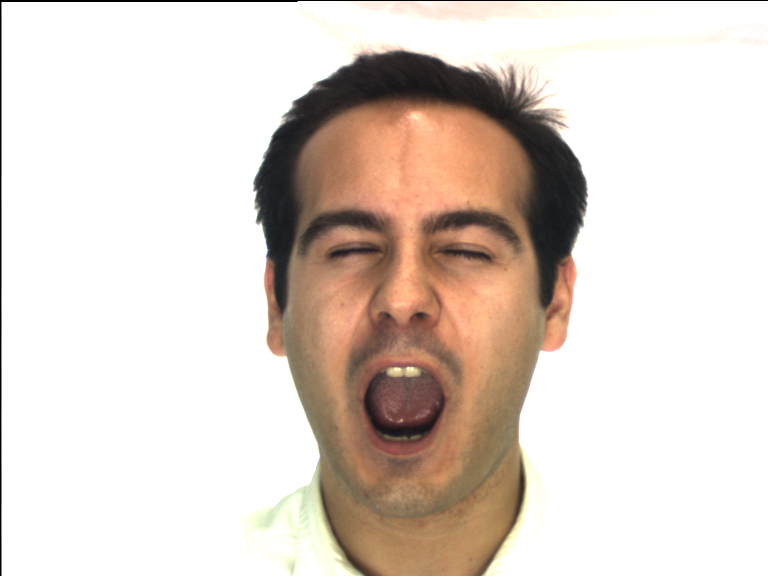
#> input picture Assignment 2/AR_FaceDB/Data_test/m-001-17.bmp, 768 x 576 px, found by its file name; its folder holds only this picture in this run
$ jupyter execute Asgn2_q2.ipynb
#> lines starting #> are read from the running program, lines starting #| are printed output that depends on the picture; after the words box and inside, x2 and y2 are one past the last pixel; in counts of white or black regions, pixels touching at a corner belong together
[cell 1]
import cv2
import os
import numpy as np
import matplotlib.pyplot as plt


face_cascade = cv2.CascadeClassifier('/Users/akarsha/anaconda/lib/python3.6/site-packages/cv2/data/haarcascade_frontalface_default.xml')
eye_cascade = cv2.CascadeClassifier('/Users/akarsha/anaconda/lib/python3.6/site-packages/cv2/data/haarcascade_eye.xml')
smile_cascade = cv2.CascadeClassifier("/Users/akarsha/anaconda/lib/python3.6/site-packages/cv2/data/haarcascade_smile.xml")

[cell 2]
images = os.listdir("Data_test")
def convertToRGB(img):
    return cv2.cvtColor(img, cv2.COLOR_BGR2RGB)
fig, ax = plt.subplots()
for img in images:
    if(img == ".DS_Store"):
        continue
    print("haha")
    imgpath = os.path.join("/Users/akarsha/Downloads/BIOM_ASGN1/Advanced_Biometrics_Assignments/Assignment 2/AR_FaceDB/Data_test",img)
    image = cv2.imread(imgpath)
#> image is the input picture: shape (576, 768, 3); mean B, G, R 203.1, 211.2, 222.6
    #convert the test image to gray image as opencv face detector expects gray images
    gray = cv2.cvtColor(image, cv2.COLOR_BGR2GRAY)
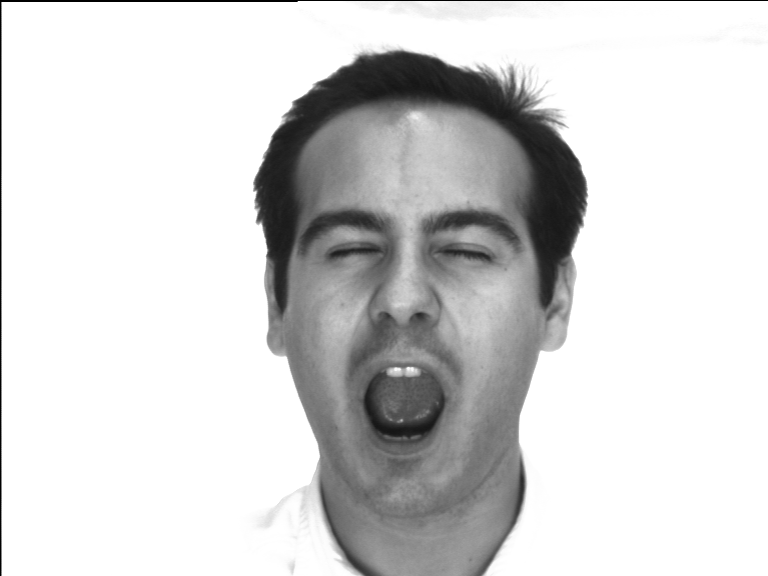
#> gray: shape (576, 768); min 0, max 255, mean 213.7

    faces = face_cascade.detectMultiScale(gray, scaleFactor=1.1, minNeighbors=5);
#> faces = [[241, 117, 334, 334]]
    for (x, y, w, h) in faces:
        cv2.rectangle(image, (x, y), (x+w, y+h), (0, 255, 0), 2)
#> this loop made 1 pass
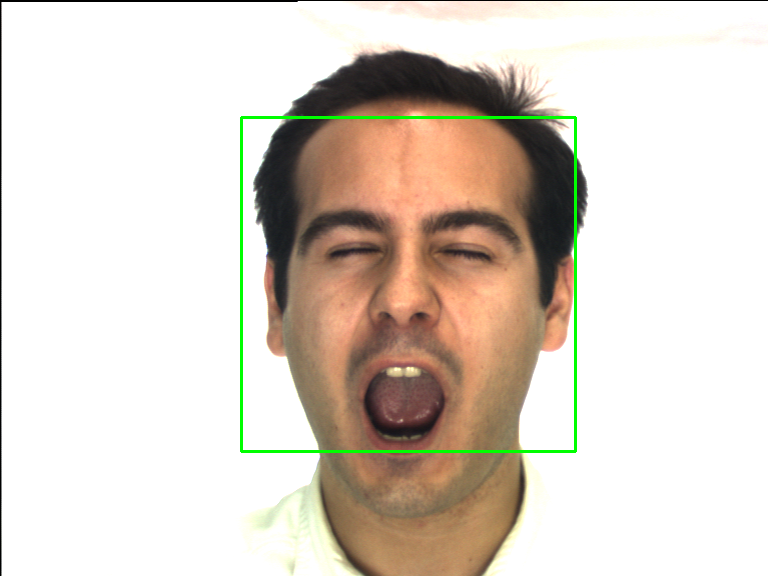
#> image: shape (576, 768, 3); 0.91% of pixels changed, all inside (x1, y1, x2, y2) = (240, 116, 577, 453)
    cv2.cvtColor(image, cv2.COLOR_BGR2RGB)
    ax.imshow(image, cmap='gray')
    plt.show(ax)
plt.show()

$ run again, on Assignment 2/AR_FaceDB/Data_test/m-005-20.bmp
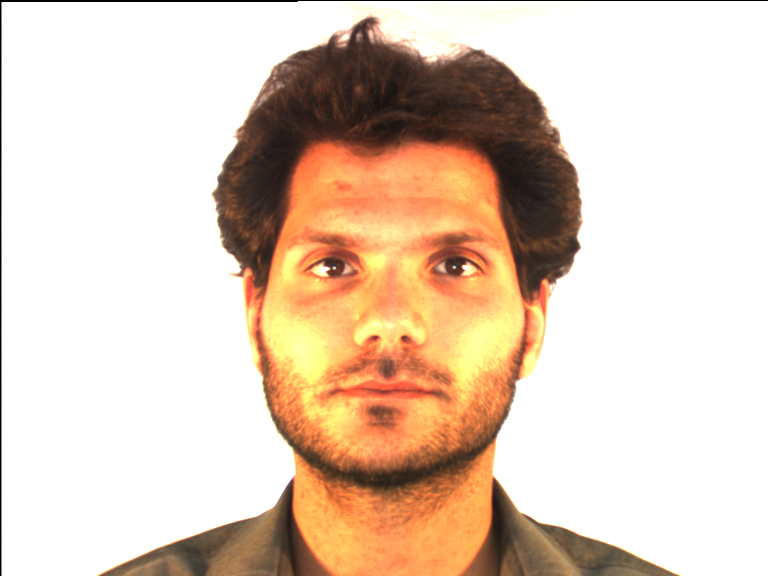
#> input picture Assignment 2/AR_FaceDB/Data_test/m-005-20.bmp, 768 x 576 px, found by its file name
#> image is the input picture: shape (576, 768, 3); mean B, G, R 188, 205.3, 225.8
#> `gray = cv2.cvtColor(image, cv2.COLOR_BGR2GRAY)`:
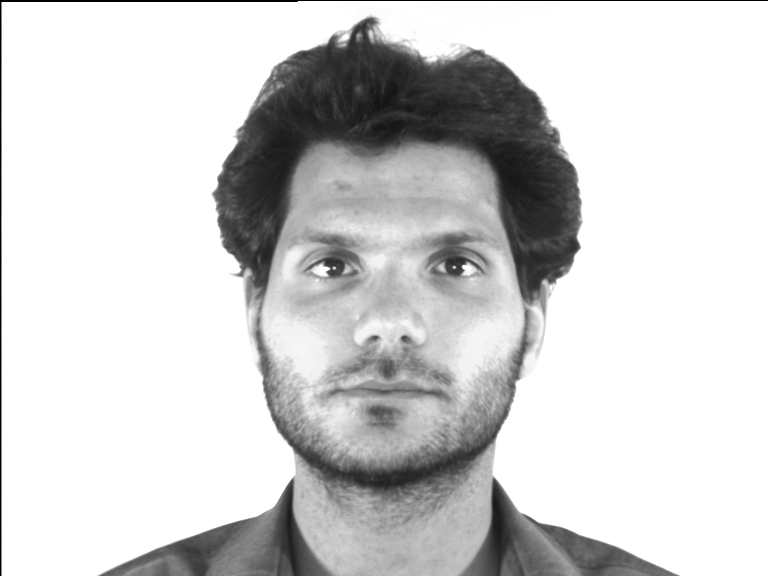
#> gray: shape (576, 768); min 0, max 255, mean 209.5
#> faces = [[210, 127, 368, 368]]
#> the loop `for (x, y, w, h) in faces:` made 1 pass
#> after the loop `for (x, y, w, h) in faces:`:
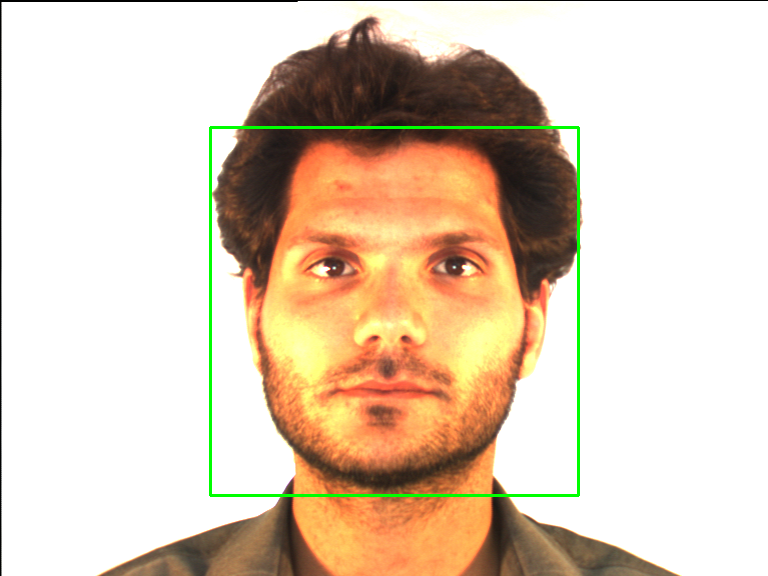
#> image: shape (576, 768, 3); 1% of pixels changed, all inside (x1, y1, x2, y2) = (209, 126, 580, 497)
